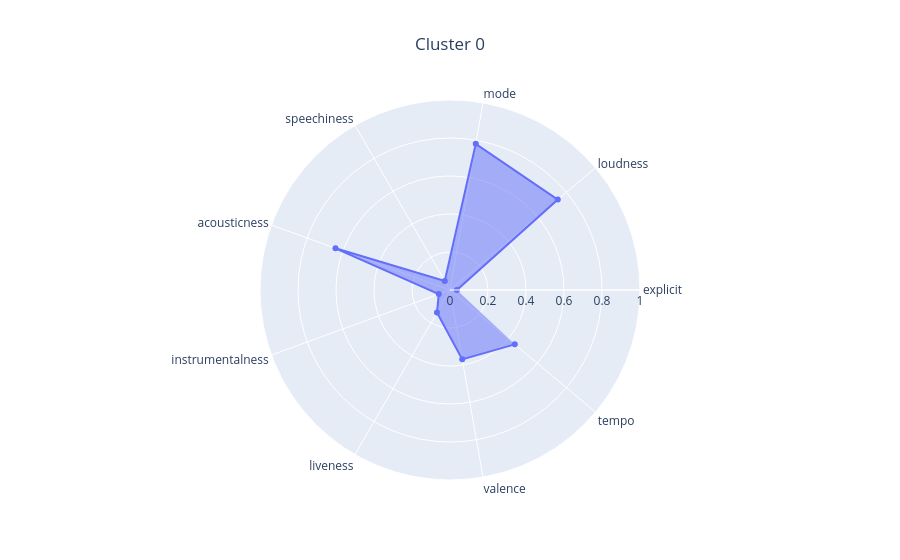
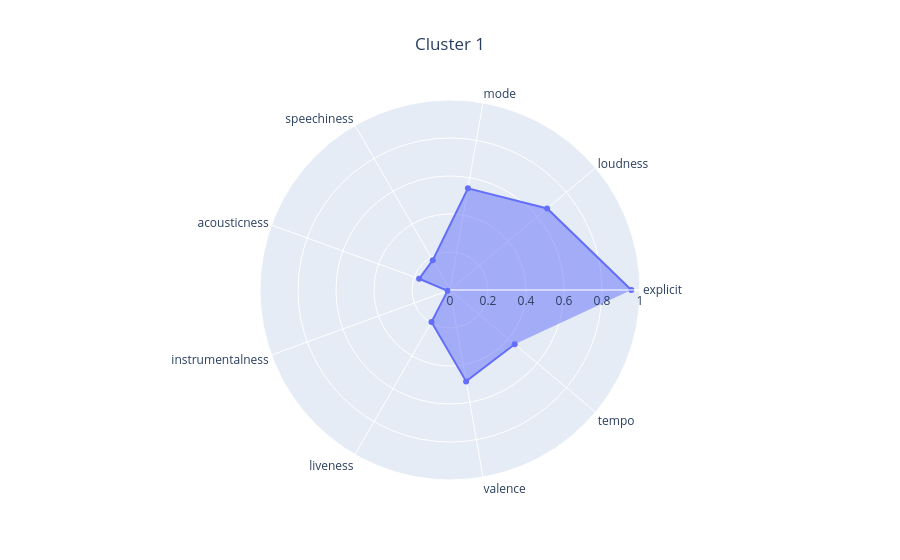
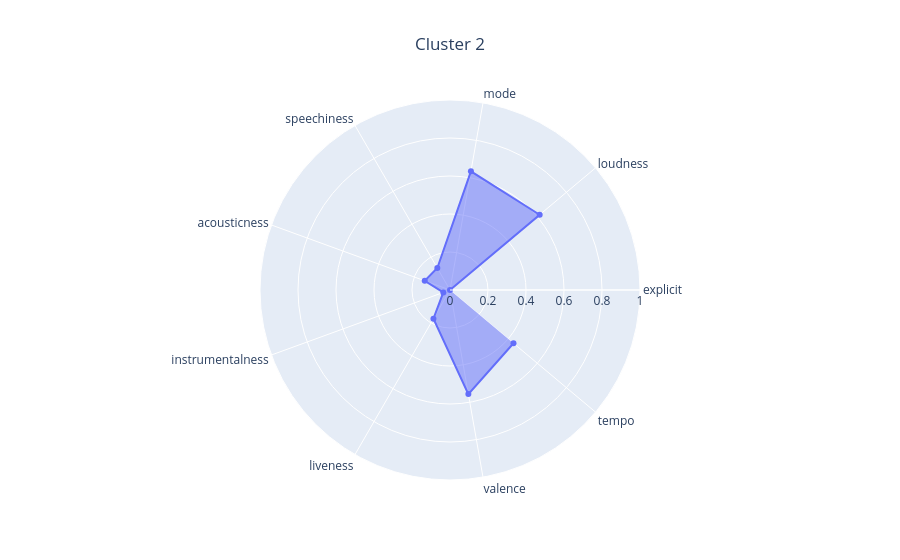

The code cell stored with these charts, in order, in its notebook:
### Markdown cell above
Wygląda na to, że najpopularniejsze są pop i rock, a najbardziej "typowe" piosenki też należą do takiej grupy. Ogół piosenek ma dość dużą głośność, dużą dynamikę (wysokie time signature - "how many beats are in each bar") i są pozytywne (valence - "tracks with high valence sound more positive"). Zasadniczo jest to zgodne z intuicją. Ciekawe jednak, co będzie, jak wybierzemy więcej klastrów.

**Zadanie 3 (1.5 punktu)**

1. Wytrenuj k-means dla 3 klastrów.
2. Zwizualizuj wyniki za pomocą PCA i UMAP. Jako kolor punktów (np. parametr `c` w `plt.scatter()`) przekaż numery klastrów dla punktów.
3. Dokonaj opisu i analizy wynikowych klastrów, na przykład:
   - czy reprezentują jakieś konkretne grupy muzyczne?
   - na ile "konkretne", sensowne są klastry?
   - czy jest widoczna separacja klastrów, czy różnią się od siebie?
4. Dokonaj tuningu liczby klastrów:
   - sprawdź wartości z zakresu [5, 20] - w końcu wiemy, że gatunków jest sporo, i klastrów powinno też być więcej
   - dla każdej wartości sprawdź wartość metryki [Calinski-Harabasz index](https://scikit-learn.org/stable/modules/generated/sklearn.metrics.calinski_harabasz_score.html)
   - przedstaw wykres liniowy (line plot) wartości metryki
   - wybierz model o najwyższej wartości metryki
   - zwizualizuj wyniki z pomocą PCA i UMAP
   - dokonaj interpretacji jego klastrów
   - skomentuj:
     - czy klastry są faktycznie lepiej interpretowalne po tuningu?
     - czy wysokość CH-index faktycznie odpowiada jakości klasteryzacji?

### Code cell
clustering_kmeans3 = KMeans(n_clusters=3, n_init="auto", random_state=0)
clustering_kmeans3.fit(X)

kmeans_analyzer.analyze_clustering(X, clustering_kmeans3)

### Figure 1 — Plotly figure (JSON) as saved in the notebook; plotly's stock layout.template omitted (floating-point values rounded to 4 significant figures)
{"data": [{"fill": "toself", "r": [0.03613, 0.7406, 0.781, 0.05518, 0.6414, 0.06295, 0.1372, 0.3707, 0.4449], "theta": ["explicit", "loudness", "mode", "speechiness", "acousticness", "instrumentalness", "liveness", "valence", "tempo"], "type": "scatterpolar"}], "layout": {"polar": {"radialaxis": {"range": [0, 1]}}, "title": {"text": "Cluster 0", "x": 0.5}}}

### Figure 2 — Plotly figure (JSON) as saved in the notebook; plotly's stock layout.template omitted (floating-point values rounded to 4 significant figures)
{"data": [{"fill": "toself", "r": [0.9543, 0.6674, 0.5435, 0.1814, 0.1731, 0.01342, 0.1947, 0.4884, 0.4445], "theta": ["explicit", "loudness", "mode", "speechiness", "acousticness", "instrumentalness", "liveness", "valence", "tempo"], "type": "scatterpolar"}], "layout": {"polar": {"radialaxis": {"range": [0, 1]}}, "title": {"text": "Cluster 1", "x": 0.5}}}

### Figure 3 — Plotly figure (JSON) as saved in the notebook; plotly's stock layout.template omitted (floating-point values rounded to 4 significant figures)
{"data": [{"fill": "toself", "r": [0.0, 0.6161, 0.6342, 0.1333, 0.1416, 0.03754, 0.1743, 0.5563, 0.4363], "theta": ["explicit", "loudness", "mode", "speechiness", "acousticness", "instrumentalness", "liveness", "valence", "tempo"], "type": "scatterpolar"}], "layout": {"polar": {"radialaxis": {"range": [0, 1]}}, "title": {"text": "Cluster 2", "x": 0.5}}}
